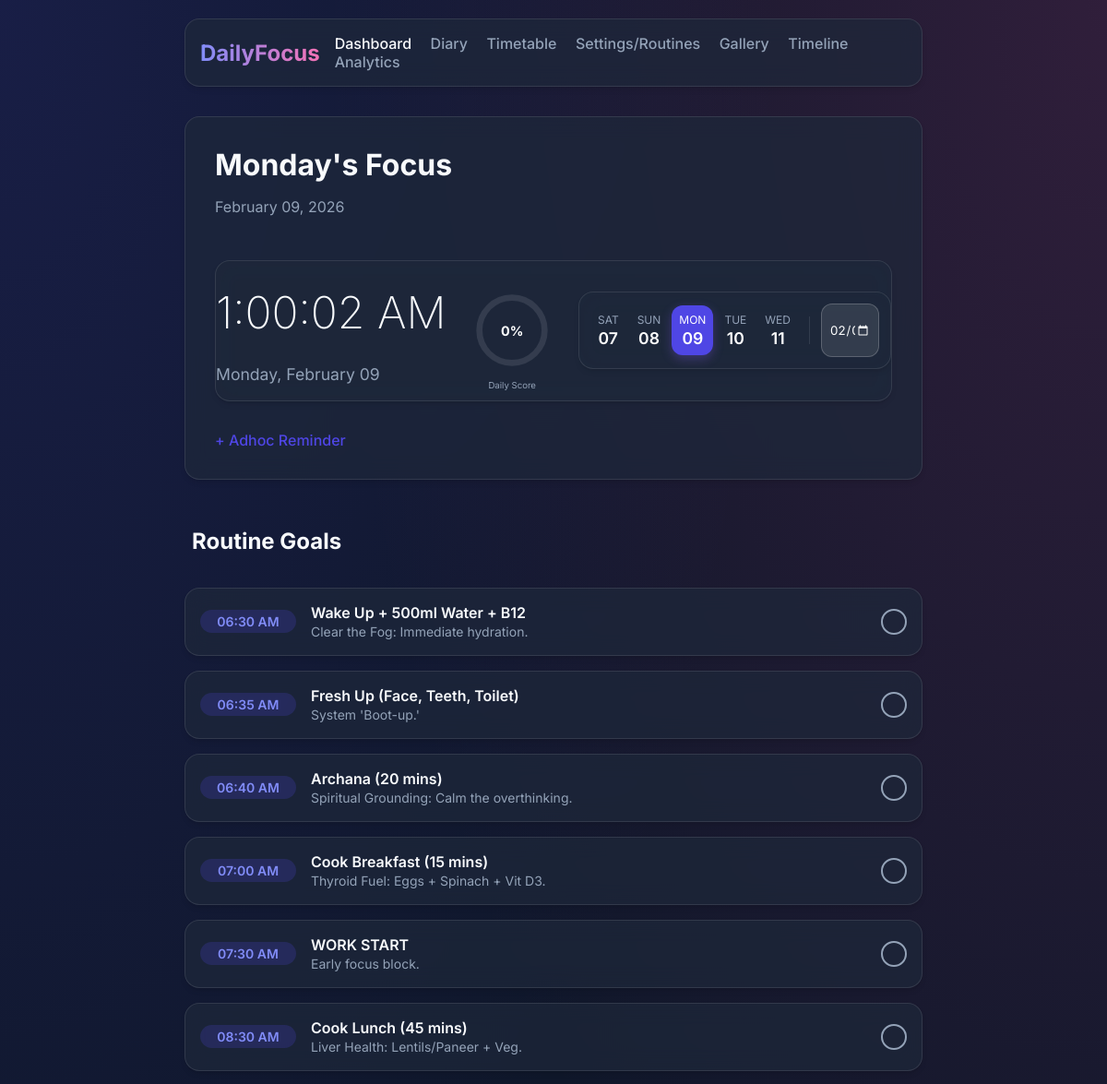
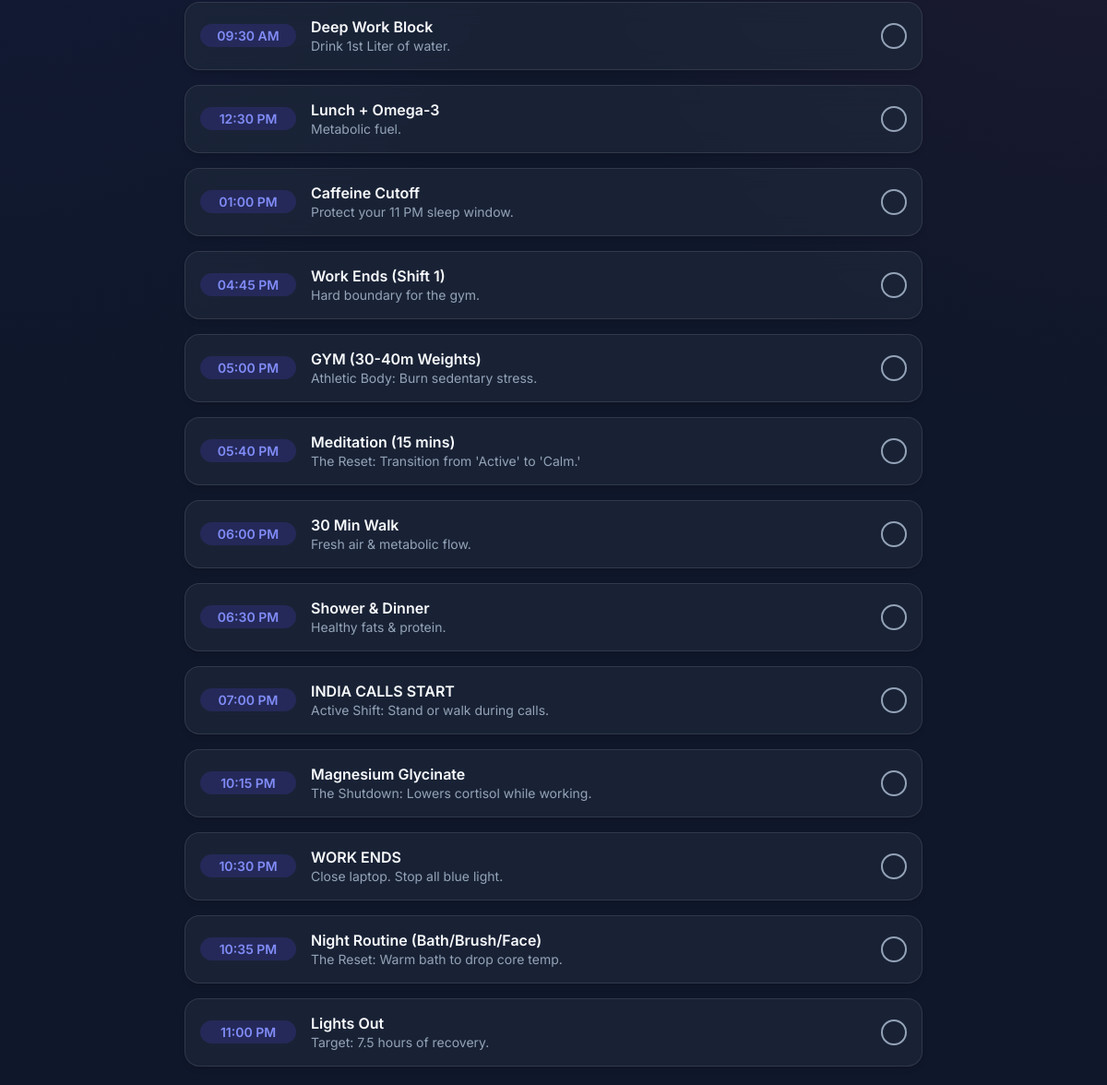
Page /?date=2026-02-09 on the committed database (2 pictures, top to bottom).
### models.py (models this page shows, shortened)
class RoutineItem(db.Model):
    __tablename__ = 'routine_items'
    id = db.Column(db.Integer, primary_key=True)
    name = db.Column(db.String(100), nullable=False)
    time_start = db.Column(db.String(20), nullable=False) # Store as string for flexibility e.g., "06:30 AM"
    time_end = db.Column(db.String(20), nullable=True)   # Optional end time
    routine_type = db.Column(db.String(20), nullable=False) # 'Weekday', 'Saturday', 'Sunday'
    category = db.Column(db.String(50), nullable=True) # Health, Work, Spirit, etc.
    description = db.Column(db.String(200), nullable=True)

### app.py (the view)
@app.route('/')
def dashboard():
    date_str = request.args.get('date')
    if date_str:
        try:
            current_date = datetime.strptime(date_str, '%Y-%m-%d').date()
        except ValueError:
            current_date = date.today()
    else:
        current_date = date.today()
    day_name = current_date.strftime("%A") # e.g., Monday
    if day_name in ['Saturday', 'Sunday']:
        routine_filter = 'Weekend'
    else:
        routine_filter = 'Weekday'
    start_date = current_date - timedelta(days=2)
    week_dates = []
    for i in range(5):
        d = start_date + timedelta(days=i)
        week_dates.append({
            'date': d,
            'day_name': d.strftime('%a'), # Mon
            'day_num': d.strftime('%d'), # 05
            'is_current': (d == current_date)
        })
    items = RoutineItem.query.filter_by(routine_type=routine_filter).all()
    logs = TrackerLog.query.filter_by(date=current_date).all()
    completed_ids = {log.routine_item_id for log in logs if log.status}
    def parse_time(t_str):
        try:
            return datetime.strptime(t_str, "%I:%M %p")
        except:
            return datetime.min # Fallback
    def get_sort_key(item):
        is_completed = item.id in completed_ids
        return (0 if is_completed else 1, parse_time(item.time_start))
    items.sort(key=get_sort_key)
    diary_entry = DiaryEntry.query.filter_by(date=current_date).first()
    pinned_text = diary_entry.pinned_text if diary_entry else None
    reminders = Reminder.query.filter_by(date=current_date).all()
    total_habits = len(items)
    completed_habits = len(completed_ids)
    score = int((completed_habits / total_habits * 100)) if total_habits > 0 else 0
    target_setting = UserSetting.query.filter_by(key='target_score').first()
    target_score = int(target_setting.value) if target_setting else 80
    return render_template('index.html',
                           routine_items=items,
                           completed_ids=completed_ids,
                           current_date=current_date,
                           week_dates=week_dates,
                           day_name=day_name,
                           pinned=pinned_text,
                           reminders=reminders,
                           score=score,
                           target_score=target_score)

### templates/index.html (shortened to what this page needs)
{% extends "base.html" %}
{% block content %}
<div class="glass" style="padding: 2rem; margin-bottom: 2rem; position: relative;">
    <div style="display: flex; justify-content: space-between; align-items: center; flex-wrap: wrap; gap: 1rem;">
        <div>
            <h1 style="margin: 0;">{{ day_name }}'s Focus</h1>
            <p style="color: var(--text-muted);">{{ current_date.strftime('%B %d, %Y') }}</p>
        </div>
    </div>
    <div class="glass"
        style="display: flex; justify-content: space-between; align-items: center; margin-bottom: 2rem; margin-top: 2rem;">
        <div>
            <h1 id="clock" style="font-size: 3rem; font-weight: 200; line-height: 1;">--:--</h1>
            <p style="color: var(--text-muted); font-size: 1.1rem;">{{ current_date.strftime('%A, %B %d') }}</p>
        </div>
        <div
            style="position: relative; width: 80px; height: 80px; display: flex; align-items: center; justify-content: center;">
            <svg viewBox="0 0 36 36" style="width: 100%; height: 100%; transform: rotate(-90deg);">
                <path d="M18 2.0845 a 15.9155 15.9155 0 0 1 0 31.831 a 15.9155 15.9155 0 0 1 0 -31.831" fill="none"
                    stroke="rgba(255,255,255,0.1)" stroke-width="3" />
                <path id="score-ring" d="M18 2.0845 a 15.9155 15.9155 0 0 1 0 31.831 a 15.9155 15.9155 0 0 1 0 -31.831"
                    fill="none" stroke="{{ 'var(--success)' if score >= target_score else 'var(--primary)' }}"
                    stroke-width="3" stroke-dasharray="{{ score }}, 100" />
            </svg>
            <div style="position: absolute; font-size: 0.9rem; font-weight: bold; color: white;">
                <span id="score-text">{{ score }}</span>%
            </div>
            <div
                style="position: absolute; bottom: -25px; font-size: 0.6rem; color: var(--text-muted); width: 100px; text-align: center;">
                Daily Score
            </div>
        </div>
        <div class="week-nav glass"
            style="display: flex; justify-content: space-between; align-items: center; padding: 0.75rem; overflow-x: hidden; gap: 0.25rem;">
            {% for d in week_dates %}
            <a href="{{ url_for('dashboard', date=d.date.isoformat()) }}"
                class="week-day {{ 'active' if d.is_current else '' }}"
                style="text-decoration: none; color: white; display: flex; flex-direction: column; align-items: center; padding: 0.5rem; border-radius: 12px; flex: 1; transition: background 0.2s;">
                <span
                    style="font-size: 0.75rem; color: var(--text-muted); text-transform: uppercase; margin-bottom: 2px;">{{
                    d.day_name }}</span>
                <span style="font-weight: 600; font-size: 1.1rem;">{{ d.day_num }}</span>
            </a>
            {% endfor %}
            <form action="{{ url_for('dashboard') }}" method="GET"
                style="display: flex; align-items: center; justify-content: center;">
                <input type="date" name="date" value="{{ current_date.isoformat() }}" onchange="this.form.submit()"
                    class="glass-input-date" title="Select any date">
            </form>
        </div>
    </div>
    <div class="mt-4">
        <details>
            <summary style="cursor: pointer; color: var(--primary); font-weight: 500;">+ Adhoc Reminder</summary>
        </details>
    </div>
</div>
<div class="routine-list">
    <h2 style="margin-left: 0.5rem;">Routine Goals</h2>
    {% for item in routine_items %}
    <div class="routine-item glass">
        <span class="time-badge">{{ item.time_start }}</span>
        <div class="routine-content">
            <span class="routine-title">{{ item.name }}</span>
            {% if item.description %}
            <span class="routine-desc">{{ item.description }}</span>
            {% endif %}
        </div>
        <button class="check-btn {% if item.id in completed_ids %}completed{% endif %}"
            onclick="toggleHabitWithDate({{ item.id }}, this, '{{ current_date.isoformat() }}')">
        </button>
    </div>
    {% endfor %}
</div>
{% endblock %}

### static/css/style.css (style rules this page uses)
:root { --primary: #4F46E5; --primary-hover: #4338ca; --secondary: #ec4899; --bg-dark: #0f172a; --bg-card: rgba(30, 41, 59, 0.7); --text-main: #f8fafc; --text-muted: #94a3b8; --glass-border: rgba(255, 255, 255, 0.1); --success: #10b981; --font-family: 'Inter', system-ui, -apple-system, sans-serif; }
body { background-color: var(--bg-dark); color: var(--text-main); font-family: var(--font-family); margin: 0; min-height: 100vh; background-image: radial-gradient(at 0% 0%, rgba(79, 70, 229, 0.15) 0px, transparent 50%), radial-gradient(at 100% 0%, rgba(236, 72, 153, 0.15) 0px, transparent 50%); background-attachment: fixed; }
.glass { background: var(--bg-card); backdrop-filter: blur(12px); -webkit-backdrop-filter: blur(12px); border: 1px solid var(--glass-border); border-radius: 16px; box-shadow: 0 4px 6px -1px rgba(0, 0, 0, 0.1), 0 2px 4px -1px rgba(0, 0, 0, 0.06); }
.routine-list { display: flex; flex-direction: column; gap: 1rem; }
.routine-item { display: flex; align-items: center; padding: 1rem; transition: transform 0.2s, background-color 0.2s; }
.time-badge { background: rgba(79, 70, 229, 0.2); color: #818cf8; padding: 0.25rem 0.75rem; border-radius: 9999px; font-size: 0.875rem; font-weight: 600; margin-right: 1rem; min-width: 80px; text-align: center; }
.routine-content { flex: 1; }
.routine-title { font-weight: 600; display: block; }
.routine-desc { color: var(--text-muted); font-size: 0.875rem; margin-top: 0.25rem; }
.check-btn { width: 28px; height: 28px; border-radius: 50%; border: 2px solid var(--text-muted); background: transparent; cursor: pointer; transition: all 0.3s cubic-bezier(0.4, 0, 0.2, 1); display: flex; align-items: center; justify-content: center; padding: 0; color: transparent; }
.mt-4 { margin-top: 1rem; }
.week-day.active { background: var(--primary); box-shadow: 0 4px 12px rgba(139, 92, 246, 0.3); }
.week-day.active span { color: white !important; }
.glass-input-date { background: rgba(255, 255, 255, 0.1); border: 1px solid rgba(255, 255, 255, 0.2); color: white; padding: 0.5rem; border-radius: 12px; font-family: inherit; cursor: pointer; width: 45px; height: 40px; }
details>summary { list-style: none; }

### rows in the picture
RoutineItem: time_start "06:30 AM", name "Wake Up + 500ml Water + B12", description "Clear the Fog: Immediate hydration."
RoutineItem: time_start "06:35 AM", name "Fresh Up (Face, Teeth, Toilet)", description "System 'Boot-up.'"
RoutineItem: time_start "06:40 AM", name "Archana (20 mins)", description "Spiritual Grounding: Calm the overthinking."
RoutineItem: time_start "07:00 AM", name "Cook Breakfast (15 mins)", description "Thyroid Fuel: Eggs + Spinach + Vit D3."
RoutineItem: time_start "07:30 AM", name "WORK START", description "Early focus block."
RoutineItem: time_start "08:30 AM", name "Cook Lunch (45 mins)", description "Liver Health: Lentils/Paneer + Veg."
RoutineItem: time_start "09:30 AM", name "Deep Work Block", description "Drink 1st Liter of water."
RoutineItem: time_start "12:30 PM", name "Lunch + Omega-3", description "Metabolic fuel."
RoutineItem: time_start "01:00 PM", name "Caffeine Cutoff", description "Protect your 11 PM sleep window."
RoutineItem: time_start "04:45 PM", name "Work Ends (Shift 1)", description "Hard boundary for the gym."
RoutineItem: time_start "05:00 PM", name "GYM (30-40m Weights)", description "Athletic Body: Burn sedentary stress."
RoutineItem: time_start "05:40 PM", name "Meditation (15 mins)", description "The Reset: Transition from 'Active' to 'Calm.'"
RoutineItem: time_start "06:00 PM", name "30 Min Walk", description "Fresh air & metabolic flow."
RoutineItem: time_start "06:30 PM", name "Shower & Dinner", description "Healthy fats & protein."
RoutineItem: time_start "07:00 PM", name "INDIA CALLS START", description "Active Shift: Stand or walk during calls."
RoutineItem: time_start "10:15 PM", name "Magnesium Glycinate", description "The Shutdown: Lowers cortisol while working."
RoutineItem: time_start "10:30 PM", name "WORK ENDS", description "Close laptop. Stop all blue light."
RoutineItem: time_start "10:35 PM", name "Night Routine (Bath/Brush/Face)", description "The Reset: Warm bath to drop core temp."
RoutineItem: time_start "11:00 PM", name "Lights Out", description "Target: 7.5 hours of recovery."

### other values in the picture
{{ day_name }} "Monday"
{{ current_date.strftime('%B %d, %Y') }} "February 09, 2026"
{{ current_date.strftime('%A, %B %d') }} "Monday, February 09"
{{ score }} "0"
{{ d.day_name }} "SAT" "SUN" "MON" "TUE" "WED"
{{ d.day_num }} "07" "08" "09" "10" "11"
